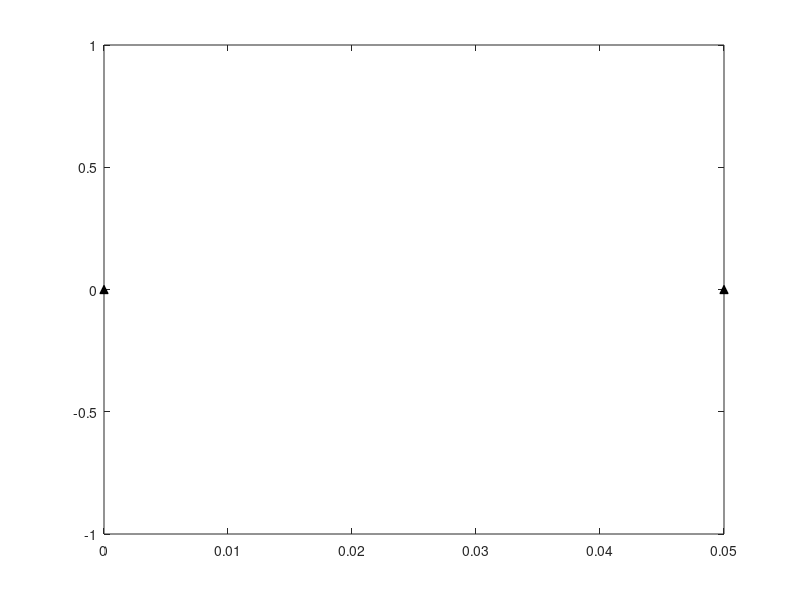

This figure's MATLAB source: (Note: this script raises an error after producing the figure.)
%% Project Skeleton Code

clear; clc; close all;

%%initial parameter: unit: m, degree, rad/sec
r1 = 5*10^(-2); % m  o2o
r2 = 2*10^(-2); % m  o2a
r4 = 8.5*10^(-2); % m 
r5 = 10*10^(-2); % m BC
r7 = 5*10^(-2); % m o2o4
% and so on ...

%theta2 = 3.66519;
theta2 = 0:(pi/180):(2*pi); % from 0 to 360 degrees with step 1 degree
dtheta2 = -0.523599;
ddtheta2 = 0; 


% TIPS:  

% cosd(x) - is a cosine of x, where x in degrees
% cos(x) - is a cosine of x, where x in radians
% using '.*' enables element-wise multiplication
% accordingly, '.^' element-wise exponent
% [a1 a2 a3].^[b1 b2 b3] = [a1*b1 a2*b2 a3*b3]
% '*' is matrix multiplication

%% Part 1- Calculations for kinematic variables, caculated based on loop closure eqn
theta3 = atan((r2.*sin(theta2))./(r2.*cos(theta2)-r1));
r3 = r2.*sin(theta2)./(sin(theta3));
theta5 = acos((-r2.*sin(theta2)-r4.*sin(theta3)-r7)/r5)+pi;
r6 = -r2.*sin(theta2)-r4.*sin(theta3)-r5.*sin(theta5); %maybe needs a - sign at the start??
% Hint: Check if the angle needs to be adjusted to its true value
% Hint: Check this for all other angles too

%% Take time derivative of loop eqn (d/dt) 
% and solve them for dtheta3, dtheta5 & dr6
% and the same for the second derivatives. 

dtheta3 = ((sec(theta2)).^2-((r2.*dtheta2.*cos(theta2))./r1))./(1+(r2.*sin(theta2))./r2.*cos(theta2)-r1);

dtheta5 = (r2.*dtheta2.*sin(theta2)+r4.*dtheta3.*sin(theta3))./(r5.*sin(theta5));

dr3 = (-r2.*dtheta3.*sin(theta2).*cos(theta3)-r2.*dtheta2.*sin(theta3).*cos(theta2))./sin(theta3).^2;

dr4 = -dr3;

dr6 = r2.*dtheta2.*cos(theta2)-r4.*dtheta3.*cos(theta3)-dr4.*sin(theta3)-r5.*dtheta5.*cos(theta5);


%and so on

%% Plot vars;

% Plot all desired deliverables. 

for x = 1:1:360 %Mechanism Animation
figure (1)
plot (0,0,'^','MarkerFaceColor', [0 0 0],'MarkerEdgeColor', [0 0 0])
hold on
plot (5*10^(-2),0,'^','MarkerFaceColor', [0 0 0],'MarkerEdgeColor', [0 0 0])
hold on

driver = [r2.*cosd(x) r2.*sind(x)];
slider = polyshape([driver(1)-0.5*10^(-2) driver(1)-0.5*10^(-2) driver(1)+0.5*10^(-2) driver(1)+0.5*10^(-2)],[driver(2)+0.25*10^(-2) driver(2)-0.25*10^(-2) driver(2)-0.25*10^(-2) driver(2)+0.25*10^(-2)]);
slider = rotate(slider, theta3(x).* (180/pi),[driver(1) driver(2)]);
plot(slider, 'FaceColor', [0.9290 0.6940 0.1250]);
hold on
plot(-r4*cos(theta3(x))+5*10^(-2),-r4*sin(theta3(x)),'o','MarkerFaceColor', [0 0.4470 0.7410],'MarkerEdgeColor', [0 0.4470 0.7410])
hold on
rectangle('Position',[-5.5*10^(-2) r6(x)-1*10^(-2) 1*10^(-2) 2*10^(-2)], 'FaceColor', [0.9290 0.6940 0.1250])

A = [0 r2.*cosd(x) r1+r3(x).*cosd(90+theta3(x))];
B = [0 r2.*sind(x) r3(x).*sind(theta3(x))]; 

C = [-5*10^(-2) -r4*cos(theta3(x))+5*10^(-2)];
D = [r6(x) -r4*sin(theta3(x))];

E = [-r4*cos(theta3(x))+5*10^(-2) r2.*cosd(x)];
F = [-r4*sin(theta3(x)) r2.*sind(x)];
plot (0,0)
plot(A,B)
axis equal
axis ([-0.06 0.06 -0.12 0.12])
line(A,B)
hold off
line(C,D)
hold off
line(E,F)
hold off

end


figure (2)
plot(theta2,theta3)
grid on;
title('$\theta_2$ vs $\theta_3$', 'Interpreter','latex')
xlabel('\theta_2   unit: rad')
ylabel('\theta_3   unit: rad')

figure (3)
plot(theta2,dtheta3)
grid on;
axis([0 7 -1 10])
title('$\theta_2$ vs $\theta_3 \prime$', 'Interpreter','latex')
xlabel('\theta_2   unit: rad')
ylabel('\theta_3 \prime  unit: rad')

figure (4)
plot(theta2,theta5)
grid on;
title('$\theta_2$ vs $\theta_5$', 'Interpreter','latex')
xlabel('\theta_2   unit: rad')
ylabel('\theta_5   unit: rad')

figure (5)
plot(theta2,dtheta5)
grid on;
axis([0 7 -5 5])
title('$\theta_2$ vs $\theta_5 \prime$', 'Interpreter','latex')
xlabel('\theta_2   unit: rad')
ylabel('\theta_5 \prime  unit: rad')

% and so on
 
%*****************************************************
% %% Part 2 - Force and Moment Calculation
% 
% %%initial parameters:
% 
% dtheta2 = -15; % theta2 dot
% ddtheta2 = 0; % theta2 doble-dot - second derivative
% 
% rho = 2.7; % density, gr/cm3
% d = 0.5;% ENTER YOUR CODE HERE %; % diameter, cm
% 
% m2 = pi*(d/2)^2*r2; % ENTER YOUR CODE HERE % ; % link 2, o2a2 kg
% m3 = 
% m5 = 
% I_G4 = % ENTER YOUR CODE HERE %;
% % and so on
% 
% 
% M12_list = [];
% theta2_list = [];
% Fs_list = [];  % shaking force
% alpha_s_list = []; % direction of a shaking force
% Ms_list =[]; % Shaking moment
% Fij_list = []; % Forces
% Fij_alpha = []; % Angles at which forces are acting
% 
% 
% for theta2 = 0:1:360
% 
%     % kinematic variables are caculated based on loop eqn
%     r3 = % ENTER YOUR CODE HERE %;
%     dr3 = % ENTER YOUR CODE HERE %;
%     ddtheta3 = % ENTER YOUR CODE HERE %;
% 
% % and so on    
% 
%     B = get_ma_vector(%m_i, ... % these are the examples of the possible input
%         % ri ... % Only include the inputs that are necessary
%         % theta_i ...
%         % dtheta_i ...
%         % ddtheta_i ...
%         % ddr_i, ...
%         % I_Gi);
%     
%     A = get_A_matrix(%m_i, ... % these are the examples of the possible input
%         % ri ... % Only include the inputs that are necessary
%         % theta_i ...
%         % dtheta_i ...
%         % ddtheta_i ...
%         % ddr_i, ...
%         % I_Gi);
% 
%     x = A\ B; % Ax = B, solution for x; note that in MATLAB: A\B = B/A
%     
%     % M12:
%     M12 = x(% ENTER YOUR CODE HERE%);
%     M12_list = [M12_list; M12];
%     
%     Fijx = x(% ENTER YOUR CODE HERE%);
%     Fijy = x(% ENTER YOUR CODE HERE%);
%     
%     % Magnitudes of all forces: 
%     % Atan is defined on [-pi/2; pi/2]. 
%     % This if clause will help to adjust the value of the angle 
%     % to its true value:	
%     Fij_list = [Fij_list; % ENTER YOUR CODE HERE%];
% 
%     
%     % Directions of all forces:    
%     fx = % ENTER YOUR CODE HERE%;
%     fy = % ENTER YOUR CODE HERE%;
%     alpha_f = atan(fx\fy);
%     if fx < 0
%         alpha_f = alpha_f + pi;
%     end 
%     Fij_alpha = [Fij_alpha; alpha_f];
% 
%     % and so on
%     
%   
%     % Collecting the values of theta2:
%     theta2_list = [theta2_list, theta2];
%      
%    
%     
% end
% 
% 
% % Regular and Polar plots:
% % Might have to transpose the Force vectors for polar plot. Do so if needed
% % Polar plot only works with radians so will have to do it accordingly
% 
% figure (3)
% plot(theta2_list,M12_list)
% grid on;
% title('M_{12} vs \theta_2')
% xlabel('\theta_2   unit: degree')
% ylabel('M12   unit: N-m')
% 
% 
% % Convert degrees to the radians
% theta2_rad = deg2rad(theta2_list);
% 
% figure (4)
% polarplot(Fij_alpha,Fij_list)
% grid on;
% title('F_{ij} polar plot')
% 
% % and so on ...
